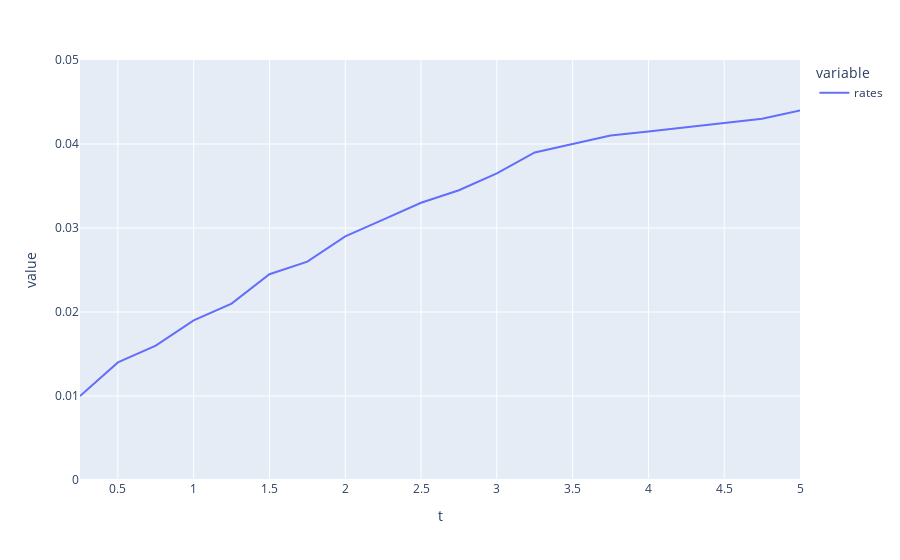

The notebook cell this image was saved under:
### Code cell
fig = px.line(dfTermStructure, x = 't', y = ['rates'])
fig.update_yaxes(range=[0, 0.05])
fig.show()

### Figure 1 — Plotly figure (JSON) as saved in the notebook; plotly's stock layout.template omitted (floating-point values rounded to 4 significant figures)
{"data": [{"hovertemplate": "variable=rates<br>t=%{x}<br>value=%{y}<extra></extra>", "legendgroup": "rates", "line": {"color": "#636efa", "dash": "solid"}, "marker": {"symbol": "circle"}, "mode": "lines", "name": "rates", "orientation": "v", "showlegend": true, "type": "scatter", "x": [0.25, 0.5, 0.75, 1, 1.25, 1.5, 1.75, 2, 2.25, 2.5, 2.75, 3, 3.25, 3.5, 3.75, 4, 4.25, 4.5, 4.75, 5], "xaxis": "x", "y": [0.01, 0.014, 0.016, 0.019, 0.021, 0.0245, 0.026, 0.029, 0.031, 0.033, 0.0345, 0.0365, 0.039, 0.04, 0.041, 0.0415, 0.042, 0.0425, 0.043, 0.044], "yaxis": "y"}], "layout": {"autosize": true, "legend": {"title": {"text": "variable"}, "tracegroupgap": 0}, "margin": {"t": 60}, "xaxis": {"anchor": "y", "autorange": true, "domain": [0, 1], "range": [0.25, 5], "title": {"text": "t"}, "type": "linear"}, "yaxis": {"anchor": "x", "domain": [0, 1], "range": [0, 0.05], "title": {"text": "value"}, "type": "linear"}}}
